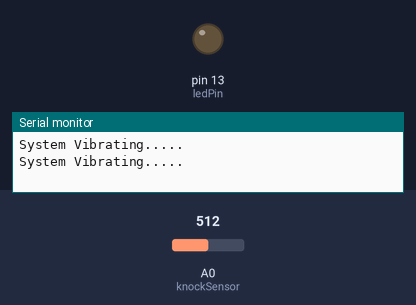
The sketch below on a simulated Arduino Uno, built with avr-gcc and run on an emulated ATmega328P. Parts: output pins drawn as LEDs (lit = HIGH), the last lines printed to the serial monitor. Dashed ring = blinking. The inputs (shaded band) are chosen by the test bench; at power-on: A0 (knockSensor) = 512. The modem accepts every AT command (registered, SIM ready, sends succeed) and sends nothing else.

Above: at 2.3 s.
2.4 s: A0 (knockSensor) set to 491
At 3.5 s:
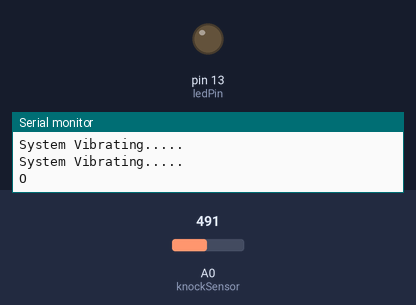
12.0 s: A0 (knockSensor) set to 510
At 16.3 s:
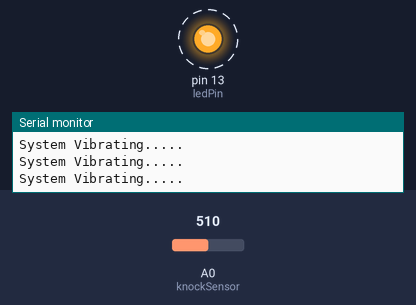
16.4 s: A0 (knockSensor) set to 490
At 17.3 s:
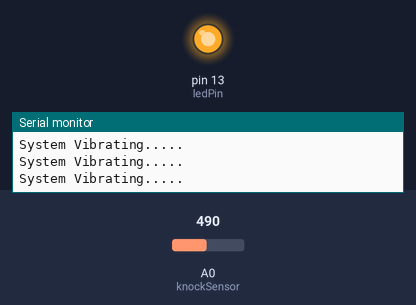
Timing chart, 0 to 18.9 s (numbered marks = the images above; inputs shaded):
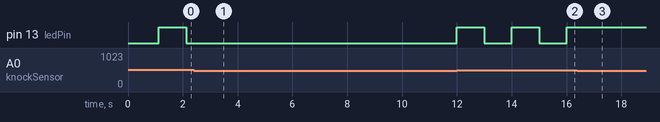

The sketch:

vibration_with_gsm.ino
```cpp
#include <SoftwareSerial.h>
String pilih;
SoftwareSerial mySerial(9, 10);
const int ledPin = 13;      // led connected to digital pin 13
const int knockSensor = A0; // the piezo is connected to analog pin 0
const int threshold = 500;  // threshold value to decide when the detected sound is a knock or not
int sensorReading = 0;      // variable to store the value read from the sensor pin
int ledState = LOW;         // variable used to store the last LED status, to toggle the light
void setup() {
  pinMode(ledPin, OUTPUT);
mySerial.begin(9600); // Setting the baud rate of GSM Module
Serial.begin(9600); // Setting the baud rate of Serial Monitor (Arduino)
RecieveMessage();
delay(100);
}
void loop() {
  // read the sensor and store it in the variable sensorReading:
  sensorReading = analogRead(knockSensor);

  // if the sensor reading is greater than the threshold:
  if (sensorReading >= threshold) {
    // toggle the status of the ledPin:
    ledState = !ledState;
    // update the LED pin itself:
    digitalWrite(ledPin, ledState);
    // send the string "Knock!" back to the computer, followed by newline
    Serial.println("System Vibrating.....");
    delay(1000);
  }
  if (Serial.available()>0)
switch(Serial.read())
{
case 's':
SendMessage();
break;
case 'r':
RecieveMessage();
break;
}
if (mySerial.available()>0)
{ Serial.write(mySerial.read());
pilih = mySerial.read();}
}
void SendMessage()
{
mySerial.println("AT+CMGF=1"); //Sets the GSM Module in Text Mode
delay(1000); // Delay of 1000 milli seconds or 1 second
mySerial.println("AT+CMGS=\"+918056155080\"\r"); // Replace x with mobile number
delay(1000);
mySerial.println("ACCIDENT ALERT!");// The SMS text you want to send
mySerial.println("LATITUDE: 11.1018 NORTH");// The SMS text you want to send
mySerial.println("LONGITUDE: 76.9665 EAST");// The SMS text you want to send
mySerial.println(pilih);
delay(100);
mySerial.println((char)26);// ASCII code of CTRL+Z
delay(1000);
}
void RecieveMessage()
{
mySerial.println("AT+CNMI=2,2,0,0,0"); // AT Command to recieve a live SMS
delay(1000);
}
```

Measured:
- after the input at 2.4 s, pin 13 (ledPin): stops changing and stays LOW
- after the input at 12.0 s, pin 13 (ledPin): alternates HIGH for 1.0 s and LOW for 1.0 s, starting at once
- after the input at 16.4 s, pin 13 (ledPin): stays HIGH (without the input it goes to LOW after 0.60 s)
